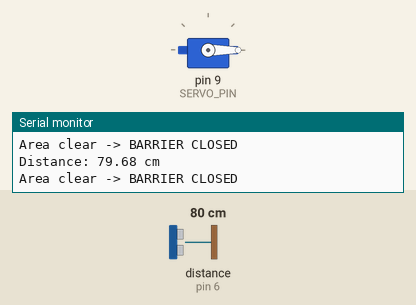
Simulated run of this sketch. Board: Arduino Uno, built with avr-gcc and run on an emulated ATmega328P. Shown: servo, the last lines printed to the serial monitor. Wiring (inferred from the names in the program): ultrasonic range finder: trigger pin 7; echo pin 6. The inputs (shaded band) are chosen by the test bench; at power-on: distance to the obstacle (sensor on pin 6) 80 cm. The echo pulse lasts 58.3 µs per cm.

Above: at 1.2 s.
1.3 s: distance to the obstacle (sensor on pin 6) set to 28 cm
3.2 s: distance to the obstacle (sensor on pin 6) set to 23 cm
At 3.6 s:
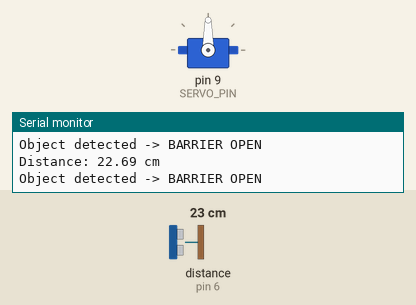
4.8 s: distance to the obstacle (sensor on pin 6) set to 31 cm
7.8 s: distance to the obstacle (sensor on pin 6) set to 39 cm
At 8.5 s:
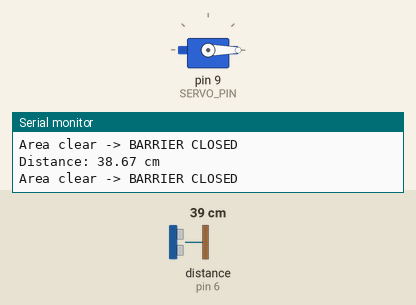
9.4 s: distance to the obstacle (sensor on pin 6) set to 2 cm
At 10.4 s:
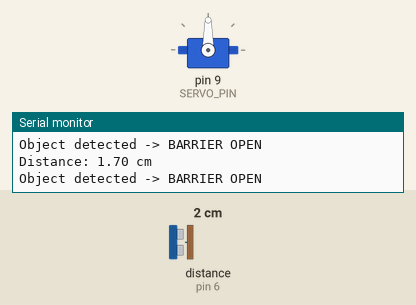
Timing chart, 0 to 11.9 s (numbered marks = the images above; inputs shaded):
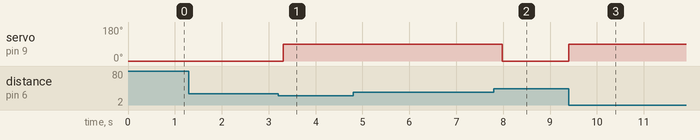

The sketch:

barrier.ino
```cpp
#include <Servo.h>

// -------- Pin definitions --------
const int TRIG_PIN = 7 ;
const int ECHO_PIN = 6 ;
const int SERVO_PIN = 9 ;

// -------- Servo object --------
Servo barrierServo;

// -------- Barrier settings --------
const int OPEN_DISTANCE = 25 ;   // Open if object is closer than 25 cm
const int CLOSE_DISTANCE = 35 ;  // Close only after object is farther than 35 cm

// -------- Barrier positions --------
const int CLOSED_ANGLE = 0;
const int OPEN_ANGLE = 90;


// ======================================================
// SETUP
// ======================================================

void setup() {

  // Ultrasonic sensor pins
  pinMode(TRIG_PIN, OUTPUT);
  pinMode(ECHO_PIN, INPUT);

  // Attach servo
  barrierServo.attach(SERVO_PIN);

  // Start with barrier closed
  barrierServo.write(CLOSED_ANGLE);

  // Start Serial Monitor
  Serial.begin(9600);

  Serial.println("Intelligent Distance-Controlled Barrier");
  Serial.println("System started.");
}


// ======================================================
// MEASURE DISTANCE
// ======================================================

float measureDistance() {

  // Make sure TRIG starts LOW
  digitalWrite(TRIG_PIN, LOW);
  delayMicroseconds(2);

  // Send a 10 microsecond trigger pulse
  digitalWrite(TRIG_PIN, HIGH);
  delayMicroseconds(10);
  digitalWrite(TRIG_PIN, LOW);

  // Measure how long ECHO stays HIGH
  long duration = pulseIn(ECHO_PIN, HIGH);

  // Calculate distance
  float distance = duration * 0.0343 / 2;

  return distance;
}


// ======================================================
// MAIN LOOP
// ======================================================

void loop() {

  // Measure distance
  float distance = measureDistance();

  // Display distance on Serial Monitor
  Serial.print("Distance: ");
  Serial.print(distance);
  Serial.println(" cm");


  // --------------------------------------------------
  // OPEN THE BARRIER
  // --------------------------------------------------

  if (distance < OPEN_DISTANCE) {

    barrierServo.write(OPEN_ANGLE);

    Serial.println("Object detected -> BARRIER OPEN");
  }


  // --------------------------------------------------
  // CLOSE THE BARRIER
  // --------------------------------------------------

  else if (distance > CLOSE_DISTANCE) {

    barrierServo.write(CLOSED_ANGLE);

    Serial.println("Area clear -> BARRIER CLOSED");
  }


  // --------------------------------------------------
  // BETWEEN 25 AND 35 cm
  // --------------------------------------------------

  else {

    Serial.println("Hysteresis zone -> KEEP CURRENT POSITION");
  }


  delay(200);
}
```

Measured:
- the behaviour switches between 26 and 25 cm on distance to the obstacle (sensor on pin 6) (found by bisection; images 0 and 1)
- the behaviour switches between 35 and 36 cm on distance to the obstacle (sensor on pin 6) (found by bisection; images 1 and 2)
- after the input at 3.2 s, servo on pin 9 (SERVO_PIN): 0° → 90° after 0.11 s
- after the input at 7.8 s, servo on pin 9 (SERVO_PIN): 90° → 0° after 0.18 s
- after the input at 9.4 s, servo on pin 9 (SERVO_PIN): 0° → 90° at once
